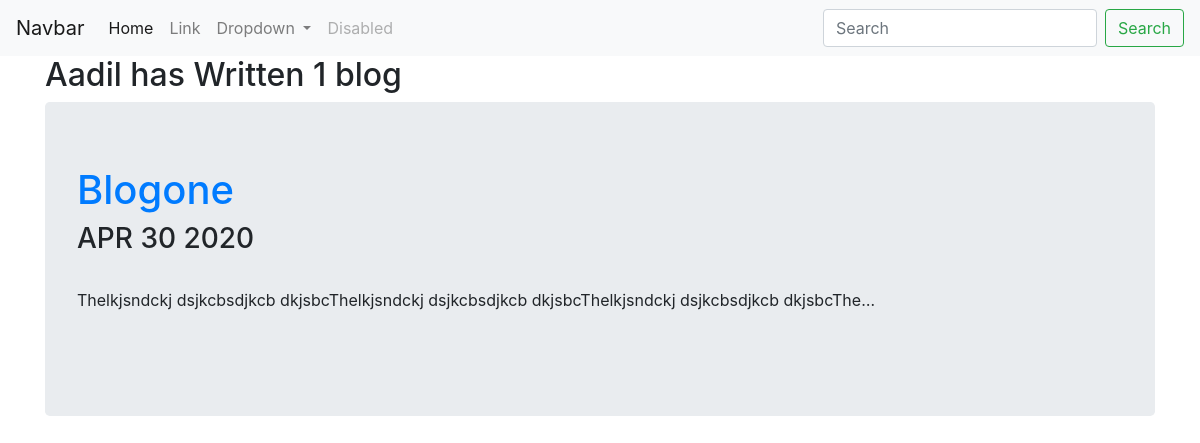
Page /blog on the committed database.
### blog/models.py (models this page shows, shortened)
class Blog(models.Model):
    title = models.CharField(max_length=200)
    description = models.TextField(max_length=10000)
    date = models.DateField()

### blog/views.py (the view)
# urls.py: path('', views.all_blogs, name='all_blogs'),
def all_blogs(request):
    blogs = Blog.objects.order_by('-date')
    return render(request, 'blog/all_blogs.html',{'blogs':blogs} )

### blog/templates/blog/all_blogs.html
{% extends 'portfolio/base.html' %}
{% block content %}
    <div class="container">
      <h2>Aadil has Written {{ blogs.count }} blog{{ blogs.count | pluralize}}</h2>
      <div class="jumbotron">
        {% for blog in blogs%}
        <a href="{% url 'blog:detail' blog.id %}"><h1>{{blog.title}}</h1></a>
        <h3>{{blog.date|date:'M d Y'| upper}}</h3><br>
        <p>{{blog.description |striptags| truncatechars:100}}</p><br>
        {%  endfor %}
      </div>
    </div>
{% endblock %}

### rows in the picture
Blog: title "Blogone", date "APR 30 2020", description "Thelkjsndckj dsjkcbsdjkcb dkjsbcThelkjsndckj dsjkcbsdjkcb dkjsbcThelkjsndckj dsjkcbsdjkcb dkjsbcThe…"

### other values in the picture
{{ blogs.count }} "1"
